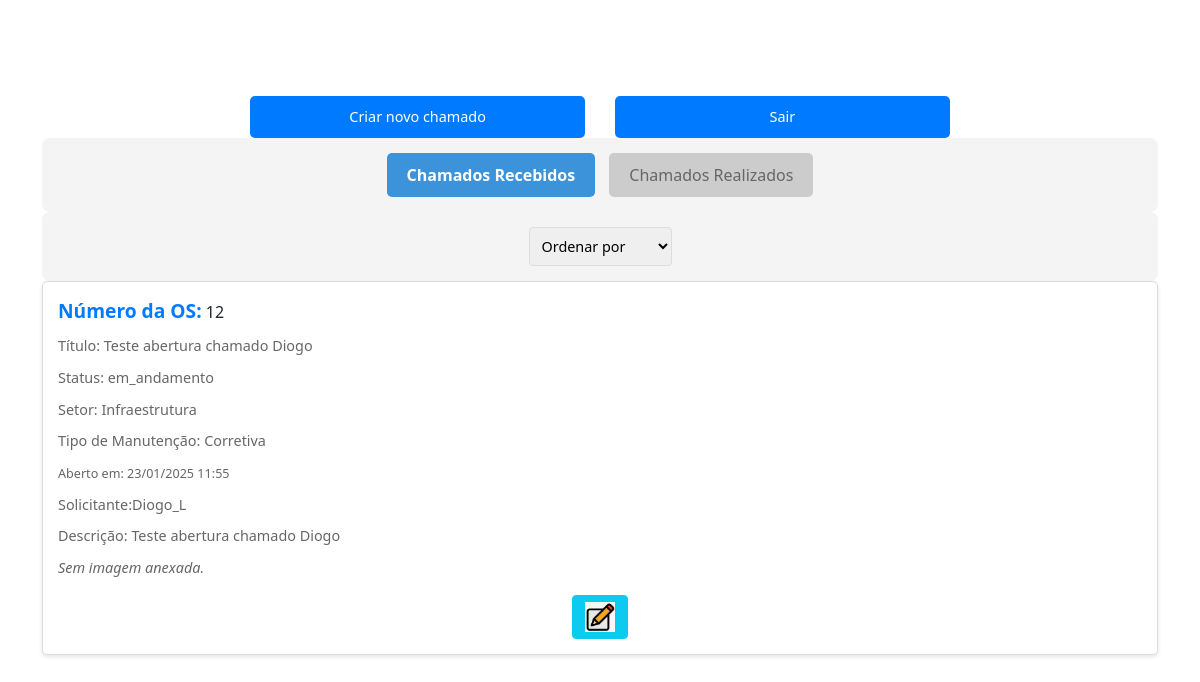
Page /tela_inicial/ (signed in) on the committed database.
### gestaoOS/models.py (models this page shows, shortened)
class Chamado(models.Model):
    STATUS_CHOICES = [
        ('pendente', 'Pendente'),
        ('em_andamento', 'Em Andamento'),
        ('finalizado', 'finalizado'),
        ('concluido', 'Concluído'),
    ]
    TIPO_MANUTENCAO_CHOICES = [
        ('corretiva', 'Corretiva'),
        ('preventiva', 'Preventiva'),
        ('melhoria', 'Melhoria'),
    ]
    usuario = models.ForeignKey(User, on_delete=models.CASCADE, related_name='chamados')
    titulo = models.CharField(max_length=200)
    descricao = models.TextField()
    status = models.CharField(max_length=50, choices=STATUS_CHOICES, default='pendente')
    setor = models.ForeignKey(Setor, on_delete=models.CASCADE, related_name='setor')
    equipamento = models.ForeignKey(Equipamento, on_delete=models.CASCADE, related_name='chamados_equipamento', null=True,blank=True)
    data_criacao = models.DateTimeField(auto_now_add=True)
    data_atualizacao = models.DateTimeField(auto_now=True)
    tempo_parada = models.FloatField(null=True, help_text="Tempo de parada em horas")
    custo_total = models.DecimalField(max_digits=10, decimal_places=2, default=0)
    diagnostico = models.TextField(null=True, blank=True)
    solucao = models.TextField(null=True, blank=True)
    causa_raiz = models.TextField(null=True, blank=True)
    data_inicio_atendimento = models.DateTimeField(null=True)
    data_fim_atendimento = models.DateTimeField(null=True)
    tipo_manutencao = models.CharField(
        max_length=20,
        choices=TIPO_MANUTENCAO_CHOICES,
        default='corretiva',
    )
    tecnico = models.ForeignKey(
        User,
        on_delete=models.SET_NULL,
        null=True,
        blank=True,
        related_name='tecnico_chamados',
        limit_choices_to={'groups__name': 'Técnico'},  # Filtra apenas usuários no grupo "Técnico"
    )
    local = models.CharField(max_length=150, blank=True)
    foto = models.ImageField(upload_to='fotos_chamados/', null=True, blank=True)

class Setor(models.Model):
    nome = models.CharField(max_length=100, unique=True)
    def __str__(self):
        return self.nome

### gestaoOS/views.py (the view, shortened to what this page needs)
# urls.py: path('tela_inicial/', tela_inicial, name='tela_inicial'),
@login_required
def tela_inicial(request):
    if request.user.groups.filter(name="Gestor").exists():
        chamados = Chamado.objects.select_related('usuario', 'setor', 'tecnico')
        status = request.GET.get('status', 'pendente')
        if status:
            chamados = chamados.filter(status=status)
        tecnico_id = request.GET.get('tecnico')
        if tecnico_id:
            chamados = chamados.filter(tecnico__id=tecnico_id)
        setor_id = request.GET.get('setor')
        if setor_id:
            chamados = chamados.filter(setor__id=setor_id)
        usuario = request.GET.get('usuario', '').strip()
        if usuario:
            chamados = chamados.filter(usuario__username__icontains=usuario)
        titulo_descricao = request.GET.get('titulo_descricao', '').strip()
        if titulo_descricao:
            chamados = chamados.filter(
                models.Q(titulo__icontains=titulo_descricao) |
                models.Q(descricao__icontains=titulo_descricao)
            )
        equipamento = request.GET.get('equipamento', '').strip()
        if equipamento:
            chamados = chamados.filter(equipamento__nome__icontains=equipamento)
        data = request.GET.get('data', '')
        if data == "mais_antigo":
            chamados = chamados.order_by('data_criacao')
        else:
            chamados = chamados.order_by('-data_criacao')
        tecnicos = User.objects.filter(groups__name="Técnico")
        setores = Setor.objects.all()
        for chamado in chamados:
            chamado.foto_url = chamado.foto.url if chamado.foto else None
        return render(request, 'tela_gestor.html', {
            'chamados_por_solicitante': chamados,
            'tecnicos': tecnicos,
            'setores': setores,
        })
    elif request.user.groups.filter(name="Técnico").exists():
        tipo = request.GET.get('tipo', 'recebidos')  # Padrão é "recebidos"
        if tipo == 'realizados':
            ordenar = request.GET.get('ordenar', 'mais_recente')  # Se tipo é "realizados", padrão é "mais_recente"
        else:
            ordenar = request.GET.get('ordenar', 'em_andamento')  # Padrão é "em_andamento" para outros tipos
        if tipo == 'realizados':
            chamados = Chamado.objects.filter(usuario=request.user).select_related('setor', 'tecnico')
        elif tipo == 'recebidos':
            chamados = Chamado.objects.filter(tecnico=request.user).select_related('usuario', 'setor')
        else:
            chamados = Chamado.objects.none()  # Caso tipo tenha um valor inválido
        if ordenar == "mais_recente":
            chamados = chamados.order_by('-data_criacao')
        elif ordenar == "mais_antigo":
            chamados = chamados.order_by('data_criacao')
        elif ordenar == "pendente":
            chamados = chamados.filter(status='pendente')
        elif ordenar == "em_andamento":
            chamados = chamados.filter(status='em_andamento')
        elif ordenar == "finalizado":
            chamados = chamados.filter(status='finalizado')
        elif ordenar == "concluido":
            chamados = chamados.filter(status='concluido')
        else:  # Caso ordenar tenha um valor inválido ou não especificado
            chamados = chamados.filter(status='em_andamento') if tipo == 'recebidos' else chamados.order_by('-data_criacao')
        return render(request, 'tela_tecnico.html', {'chamados': chamados, 'tipo': tipo, 'ordenar': ordenar})

### gestaoOS/templates/tela_tecnico.html (shortened to what this page needs)
{% load static %}
{% load bootstrap4 %}
<!DOCTYPE html>
<html lang="en">
<head>
    <link rel="stylesheet" href="{% static 'css/style.css' %}">
    <link href="https://cdn.jsdelivr.net/npm/bootstrap-icons/font/bootstrap-icons.css" rel="stylesheet" type="text/css">
    <link href="https://stackpath.bootstrapcdn.com/bootstrap/5.1.3/css/bootstrap.min.css" rel="stylesheet">
</head>
<body>
<div class="container">
    <div class="actions" style="display: flex; justify-content: center;">
        <a href="{% url 'criar_chamado' %}" style="margin-right: 10px;">Criar novo chamado</a>
        <a href="{% url 'login' %}">Sair</a>
    </div>
    <div class="header-filters">
        <form method="get" action="">
            <button type="submit" name="tipo" value="recebidos"
                    class="toggle-button {% if request.GET.tipo == 'recebidos' or not request.GET.tipo %}selected{% else %}deselected{% endif %}">
                    Chamados Recebidos
            </button>
            <button type="submit" name="tipo" value="realizados"
                    class="toggle-button {% if request.GET.tipo == 'realizados' %}selected{% else %}deselected{% endif %}">
                    Chamados Realizados
            </button>
        </form>
    </div>
    <div class="header-filters">
        <form method="get" action="" id="ordenar-form">
            <select name="ordenar" id="ordenar-select" onchange="updateUrl()">
                <option value="">Ordenar por</option>
            </select>
        </form>
    </div>
    <ul class="chamados-list">
        {% for chamado in chamados %}
            <li class="chamado-item">
                <div class="chamado-grid">
                    <div class="coluna-1">
                        <strong>Número da OS:</strong> {{ chamado.id }}
                        <p>Título: {{ chamado.titulo }}</p>
                        <p>Status: {{ chamado.status }}</p>
                        <p>Setor: {{ chamado.setor }}</p>
                        <p>Tipo de Manutenção: {{ chamado.get_tipo_manutencao_display }}</p>
                        <p><small>Aberto em: {{ chamado.data_criacao|date:"d/m/Y H:i" }}</small></p>
                        {% if tipo == 'recebidos' %}
                            <p>Solicitante:{{ chamado.usuario.username }}</p>
                        {% endif %}
                    </div>
                    <div class="coluna-2">
                        <p>Descrição: {{ chamado.descricao }}</p>
                        {% if chamado.foto %}
                            <div class="mt-2">
                                <a href="{{ chamado.foto.url }}" target="_blank" class="btn btn-image">
                                    <i class="bi bi-image"></i> Ver Imagem
                                </a>
                            </div>
                        {% else %}
                            <p><em>Sem imagem anexada.</em></p>
                        {% endif %}
                        {% if chamado.status == 'em_andamento' %}
                            <div class="action-buttons">
                                <a href="{% url 'gerenciar_acoes' chamado.id %}" class="btn btn-info mt-3">
                                    <img src="{% static 'images/edit_icon.png' %}" alt="Editar" style="width: 30px; height: 30px;"></i>
                                </a>
                            </div>
                        {% endif %}
                    </div>
                </div>
            </li>
        {% empty %}
            <li>
                <p>Você ainda não abriu nenhum chamado.</p>
            </li>
        {% endfor %}
    </ul>
</div>
</body>
</html>

### gestaoOS/static/css/style.css (style rules this page uses)
body { font-family: Garamond, sans-serif; margin: 0; padding: 0; background-color: #f9f9f9; color: #333; }
.container { padding: 20px; max-width: 800px; margin: 0 auto; }
.chamados-list { list-style-type: none; padding: 0; margin: 0; }
.chamados-list li { background: #ffffff; border: 1px solid #ddd; border-radius: 5px; padding: 15px; margin-bottom: 10px; box-shadow: 0 2px 4px rgba(0, 0, 0, 0.1); }
.chamados-list li strong { font-size: 1.2rem; color: #007bff; }
.chamados-list li p { margin: 10px 0 0; font-size: 0.9rem; color: #666; }
.actions { display: flex; justify-content: space-between; margin-top: 20px; gap: 20px; align-items: center; }
.actions a { text-decoration: none; color: white; background-color: #007bff; padding: 10px 15px; border-radius: 5px; font-size: 0.9rem; width: 30%; text-align: center; }
.action-buttons { display: flex; gap: 10px; justify-content: center; }
.btn { padding: 5px 10px; text-decoration: none; border-radius: 4px; transition: background-color 0.3s; }
.header-filters { display: flex; justify-content: center; flex-wrap: wrap; gap: 15px; background-color: #f4f4f4; border-radius: 8px; padding: 15px; align-items: flex-end; }
.header-filters select, .header-filters input { width: 100%; padding: 8px; border: 1px solid #ddd; border-radius: 4px; box-sizing: border-box; font-size: 0.9em; }
.toggle-button { padding: 10px 20px; border: none; border-radius: 5px; cursor: pointer; margin: 0 5px; font-size: 1rem; transition: background-color 0.3s, color 0.3s; }
.toggle-button.selected { background-color: #3C93DA; color: white; font-weight: bold; }
.toggle-button.deselected { background-color: #ccc; color: #666; }
input, select, textarea { width: 100%; }

### gestaoOS/templates/tela_tecnico.html (style rules this page uses)
body { padding-top: 56px; }

### rows in the picture
Chamado: id "12", titulo "Teste abertura chamado Diogo", status "em_andamento", setor "Infraestrutura", tipo_manutencao "Corretiva", data_criacao "23/01/2025 11:55", usuario.username "Diogo_L", descricao "Teste abertura chamado Diogo", foto "Sem imagem anexada."
